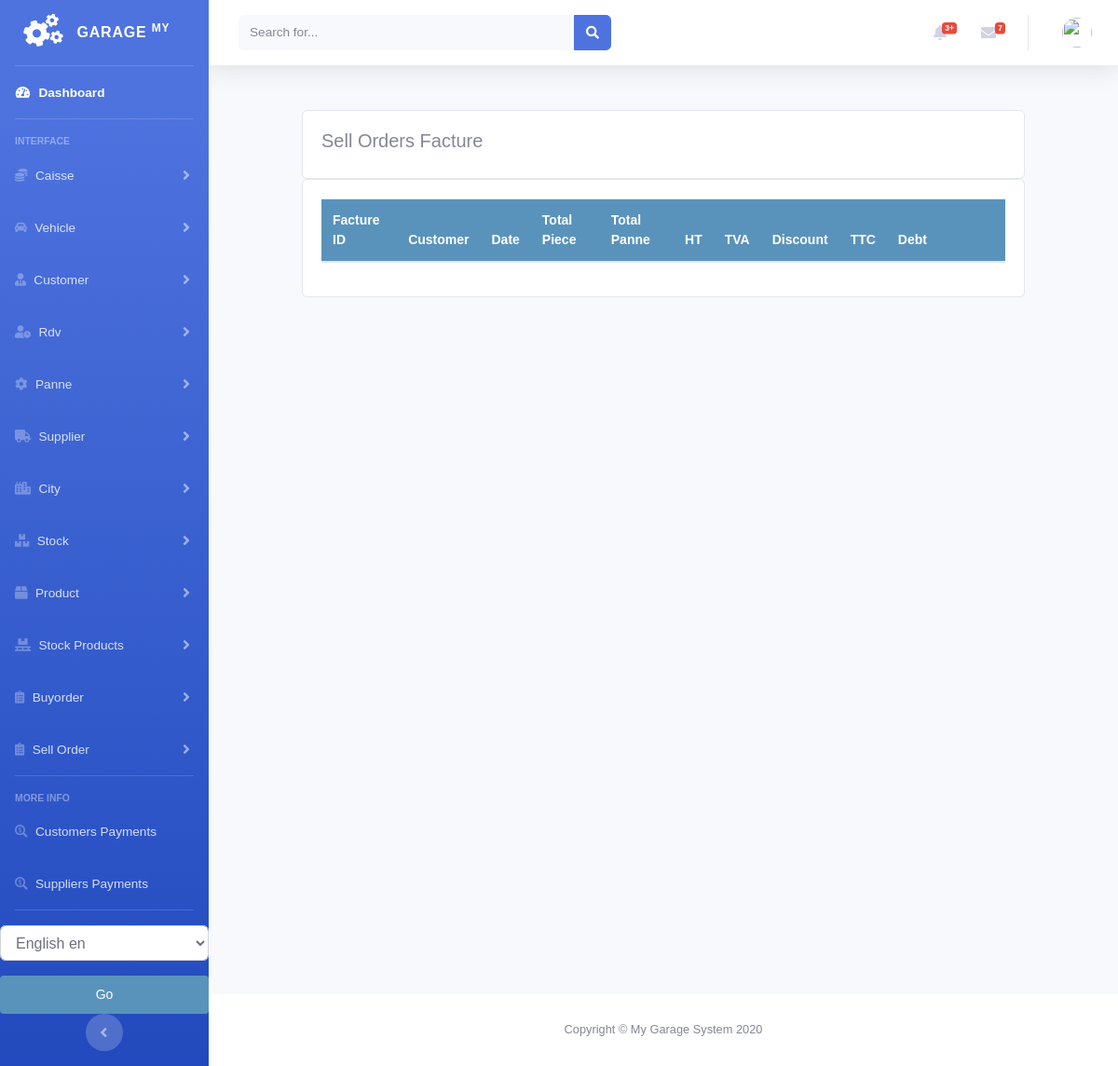
Before: /sellorder/factured_sellorder_list with the older database file.
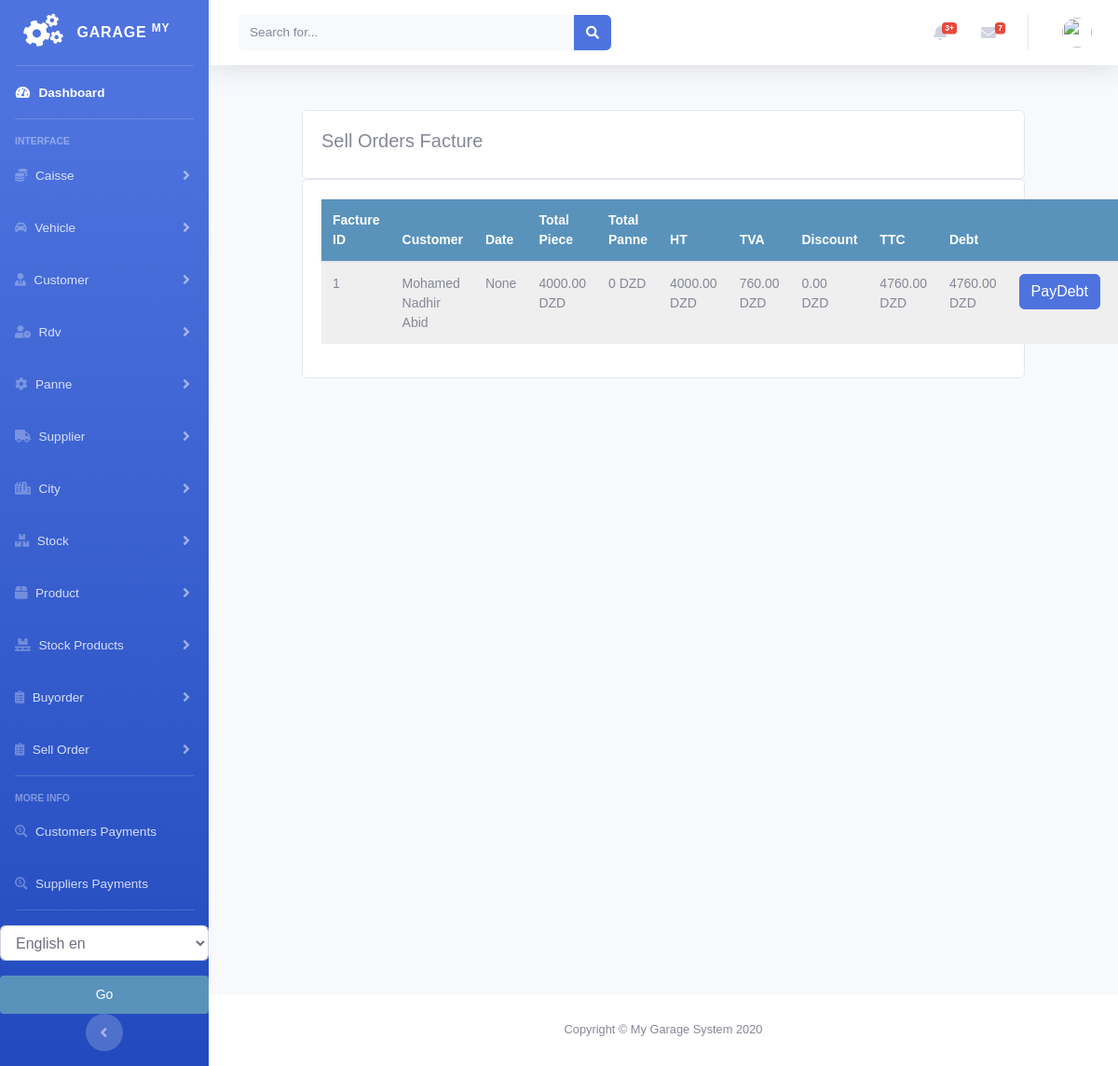
After: the same page with the newer database file.
### sellorder/models.py (models this page shows, shortened)
class SellOrderFacture(models.Model):
    order = models.ForeignKey(Order, on_delete=models.CASCADE)
    created = models.DateTimeField(auto_now_add=True)
    updated = models.DateTimeField(auto_now=True)

class Order(models.Model):
    customer = models.ForeignKey(Customer, on_delete=models.DO_NOTHING)
    vehicle = models.ForeignKey(Vehicle, on_delete=models.DO_NOTHING, null=True, blank=True)
    created = models.DateTimeField(auto_now_add=True)
    updated = models.DateTimeField(auto_now=True)
    debt = models.DecimalField(max_digits=10, decimal_places=2, null=True, blank=True, default=0)
    total_price = models.DecimalField(max_digits=10, decimal_places=2, null=True, blank=True, default=0)
    discount_amount = models.DecimalField(max_digits=10, decimal_places=2, null=True, blank=True, default=0)
    paid = models.BooleanField(default=False)
    order_tva = models.PositiveIntegerField(default=0)
    confirmed = models.BooleanField(default=False)
    factured = models.BooleanField(default=False)
    order_date = models.DateField(null=True, blank=True)
    class Meta:
        ordering = ('-created',)
    def get_total_cost(self):
        return sum(item.get_cost() for item in self.items.all())
    def get_total_panne(self):
        return sum(item.get_cost() for item in self.pannes.all())
    def get_total_item_panne(self):
        return sum(item.get_cost() for item in self.pannes.all()) + sum(item.get_cost() for item in self.items.all())
    def get_tva(self):
        return round(self.get_total_item_panne() * Decimal(self.order_tva / 100), 2)
    def get_ttc(self):
        return round(self.get_total_item_panne() + self.get_tva() - self.discount_amount, 2)

class OrderItem(models.Model):
    order = models.ForeignKey(Order,
                              related_name='items',
                              on_delete=models.CASCADE)
    stockproduct = models.ForeignKey(StockProduct,
                                     related_name='order_item',
                                     on_delete=models.DO_NOTHING, null=True, blank=True)
    price = models.DecimalField(max_digits=10, decimal_places=2)
    quantity = models.PositiveIntegerField(default=1)
    def get_cost(self):
        return self.price * self.quantity

### customer/models.py (models this page shows, shortened)
class Customer(models.Model):
    firstname = models.CharField(max_length=250, null=True)
    lastname = models.CharField(max_length=250, null=True)
    address = models.CharField(max_length=200, null=True)
    phone = models.CharField(max_length=200, null=True)
    national_number = models.CharField(max_length=200, null=True)
    email = models.EmailField(null=True)
    date_created = models.DateTimeField(auto_now_add=True, null=True)
    date_joined = models.DateField(null=True)
    debt = models.DecimalField(max_digits=10, decimal_places=2, null=True, default=0)
    def __str__(self):
        return self.firstname + " " + self.lastname

### sellorder/views.py (the view)
# urls.py: path('factured_sellorder_list', views.factured_sellorder_list, name='factured_sellorder_list'),
def factured_sellorder_list(request):
    sellorders = SellOrderFacture.objects.all()
    context = {
        'sellorders': sellorders
    }
    return render(request, 'sellorder/list_sellorder_facture.html', context)

### sellorder/templates/sellorder/list_sellorder_facture.html (shortened to what this page needs)
{% extends 'home.html' %}
{% load static %}
{% block content %}
<br>
<div class="row">
    <div class="col-md">
        <div class="card card-body">
            <h5>Sell Orders Facture</h5>
        </div>
        <div class="card card-body">
            <table id="table_id" class="table display text-center">
                <thead>
                <tr>
                    <th>Facture ID</th>
                    <th>Customer</th>
                    <th>Date</th>
                    <th>Total Piece</th>
                    <th>Total Panne</th>
                    <th>HT</th>
                    <th>TVA</th>
                    <th>Discount</th>
                    <th>TTC</th>
                    <th>Debt</th>
                    <th></th>
                    <th></th>
                    <th></th>
                </tr>
                </thead>
                <tbody>
                {% for order in sellorders %}
                <tr>
                    <td>{{order.id}}</td>
                    <td>{{order.order.customer}}</td>
                    <td>{{order.order.order_date}}</td>
                    <td>{{order.order.get_total_cost}} DZD</td>
                    <td>{{order.order.get_total_panne}} DZD</td>
                    <td>{{order.order.get_total_item_panne}} DZD</td>
                    <td>{{order.order.get_tva}} DZD</td>
                    <td>{{order.order.discount_amount}} DZD</td>
                    <td>{{order.order.get_ttc}} DZD</td>
                    <td>{{order.order.debt}} DZD</td>
                    <td>
                        {% if order.order.debt > 0 %}
                            <a class="btn btn-primary " href="{% url 'payments:create_customer_payment' order.order.id %}">PayDebt</a>
                        {% endif %}
                    </td>
                    <td>
                    </td>
                </tr>
                {% endfor %}
                </tbody>
            </table>
        </div>
    </div>
</div>
{% endblock %}
{% block jsscript %}
<link rel="stylesheet" href="https://ajax.googleapis.com/ajax/libs/jqueryui/1.12.1/themes/smoothness/jquery-ui.css">
<link rel="stylesheet" href="https://cdnjs.cloudflare.com/ajax/libs/chosen/1.8.7/chosen.min.css"/>
<link rel="stylesheet" type="text/css" href="https://cdn.datatables.net/1.10.22/css/jquery.dataTables.css">
{% endblock %}

### accounts/templates/home.html (shortened to what this page needs)
<!DOCTYPE html>
<html lang="en">
<head>
    {% load static %}
    <link rel="stylesheet" href="//code.jquery.com/ui/1.12.1/themes/base/jquery-ui.css">
    <link href="https://cdnjs.cloudflare.com/ajax/libs/font-awesome/5.13.0/css/all.min.css" rel="stylesheet">
    <link rel="stylesheet" href="https://stackpath.bootstrapcdn.com/bootstrap/4.3.1/css/bootstrap.min.css"
>
    <link rel="stylesheet" type="text/css" href="{% static 'vendor/fontawesome-free/css/all.min.css' %}">
    <link rel="stylesheet" type="text/css" href="{% static 'css/sb-admin-2.min.css' %}">
    <link rel="stylesheet" type="text/css" href="{% static 'css/main.css' %}">
</head>
<body id="page-top">
<div id="wrapper">
    {% include 'sidenavbar.html' %}
    <div id="content-wrapper" class="d-flex flex-column">
        {% include 'navbar.html' %}
        <div id="content">
            {% block content %}
            {% endblock %}
        </div>
      <footer class="sticky-footer bg-white">
        <div class="container my-auto">
          <div class="copyright text-center my-auto">
            <span>Copyright &copy; My Garage System 2020</span>
          </div>
        </div>
      </footer>
    </div>
</div>
{% block jsscript %}{% endblock %}
</body>
</html>

### accounts/templates/sidenavbar.html (shortened to what this page needs)
{% load  static %}
{% load i18n %}
<ul class="navbar-nav bg-gradient-primary sidebar sidebar-dark accordion" id="accordionSidebar">
    <a class="sidebar-brand d-flex align-items-center justify-content-center" href="/">
        <div class="sidebar-brand-icon rotate-n-15">
            <i class="fas fa-cogs"></i>
        </div>
        <div class="sidebar-brand-text mx-3">Garage <sup>My</sup></div>
    </a>
    <hr class="sidebar-divider my-0">
    <li class="nav-item active">
        <a class="nav-link" href="/">
            <i class="fas fa-fw fa-tachometer-alt"></i>
            <span>{% trans "Dashboard" %}</span></a>
    </li>
    <hr class="sidebar-divider">
    <div class="sidebar-heading">
        Interface
    </div>
    <li class="nav-item">
        <a class="nav-link collapsed" href="#" data-toggle="collapse" data-target="#collapseCaisse"
           aria-expanded="true" aria-controls="collapseCaisse">
            <i class="fas fa-coins"></i>
            <span>Caisse</span>
        </a>
    </li>
    <li class="nav-item">
        <a class="nav-link collapsed" href="#" data-toggle="collapse" data-target="#collapseType"
           aria-expanded="true" aria-controls="collapseType">
    <i class="fas fa-car-alt"></i>
            <span>Vehicle</span>
        </a>
    </li>
    <li class="nav-item">
        <a class="nav-link collapsed" href="#" data-toggle="collapse" data-target="#collapseCustomer"
           aria-expanded="true" aria-controls="collapseCustomer">
            <i class="fas fa-user-tie"></i>
            <span>Customer</span>
        </a>
    </li>
    <li class="nav-item">
        <a class="nav-link collapsed" href="#" data-toggle="collapse" data-target="#collapseRdv"
           aria-expanded="true" aria-controls="collapseRdv">
            <i class="fas fa-user-clock"></i>
            <span>Rdv</span>
        </a>
    </li>
    <li class="nav-item">
        <a class="nav-link collapsed" href="#" data-toggle="collapse" data-target="#collapsePanne"
           aria-expanded="true" aria-controls="collapsePanne">
            <i class="fas fa-cog"></i>
            <span>Panne</span>
        </a>
    </li>
    <li class="nav-item">
        <a class="nav-link collapsed" href="#" data-toggle="collapse" data-target="#collapsesupplier"
           aria-expanded="true" aria-controls="collapsesupplier">
            <i class="fas fa-truck"></i>
            <span>Supplier</span>
        </a>
    </li>
    <li class="nav-item">
        <a class="nav-link collapsed" href="#" data-toggle="collapse" data-target="#collapseCity"
           aria-expanded="true" aria-controls="collapseCity">
            <i class="fas fa-city"></i>
            <span>City</span>
        </a>
    </li>
    <li class="nav-item">
        <a class="nav-link collapsed" href="#" data-toggle="collapse" data-target="#collapsestock"
           aria-expanded="true" aria-controls="collapsestock">
            <i class="fas fa-boxes"></i>
            <span>Stock</span>
        </a>
    </li>
    <li class="nav-item">
        <a class="nav-link collapsed" href="#" data-toggle="collapse" data-target="#collapseproduct"
           aria-expanded="true" aria-controls="collapseproduct">
            <i class="fas fa-box"></i>
            <span>Product</span>
        </a>
    </li>
    <li class="nav-item">
        <a class="nav-link collapsed" href="#" data-toggle="collapse" data-target="#collapsestockproduct"
           aria-expanded="true" aria-controls="collapsestockproduct">
            <i class="fas fa-pallet"></i>
            <span>Stock Products</span>
        </a>
    </li>
    <li class="nav-item">
        <a class="nav-link collapsed" href="#" data-toggle="collapse" data-target="#collapsebuyorder"
           aria-expanded="true" aria-controls="collapsebuyorder">
            <i class="fas fa-clipboard-list"></i>
            <span>Buyorder</span>
        </a>
    </li>
    <li class="nav-item">
        <a class="nav-link collapsed" href="#" data-toggle="collapse" data-target="#collapsesellorder"
           aria-expanded="true" aria-controls="collapsesellorder">
            <i class="fas fa-clipboard-list"></i>
            <span>Sell Order</span>
        </a>
    </li>
    <hr class="sidebar-divider">
    <div class="sidebar-heading">
        More Info
    </div>
    <li class="nav-item">
        <a class="nav-link" href="{% url 'payments:customer_payment_list' %}">
            <i class="fas fa-search-dollar"></i>
            <span>Customers Payments</span></a>
    </li>
    <li class="nav-item">
        <a class="nav-link" href="{% url 'payments:supplier_payment_list' %}">
            <i class="fas fa-search-dollar"></i>
            <span>Suppliers Payments</span></a>
    </li>
    <hr class="sidebar-divider d-none d-md-block">
    {% get_current_language as LANGUAGE_CODE %}
          <form action="{% url 'set_language'%}" method="post">
              <select class="form-control" name="language" id="">
                  {% get_available_languages as LANGUAGES %}
                  {% get_language_info_list for LANGUAGES as languages %}
                  {% for language in languages %}
                    <option value="{{ language.code }}" {% if language.code == LANGUAGE_CODE %} selected {% endif %}>
                       <i class="fas fa-clipboard-list"></i>  {{ language.name_local}} {{ language.code }}
                    </option>
                  {% endfor %}
              </select>
              <input class="btn btn-warning btn-block mt-3" type="submit" value="Go">
          </form>
    <div class="text-center d-none d-md-inline">
        <button class="rounded-circle border-0" id="sidebarToggle"></button>
    </div>
</ul>

### accounts/templates/navbar.html (shortened to what this page needs)
{% load  static %}
        <nav class="navbar navbar-expand navbar-light bg-white topbar mb-4 static-top shadow">
          <form class="d-none d-sm-inline-block form-inline mr-auto ml-md-3 my-2 my-md-0 mw-100 navbar-search">
            <div class="input-group">
              <input type="text" class="form-control bg-light border-0 small" placeholder="Search for..." aria-label="Search" aria-describedby="basic-addon2">
              <div class="input-group-append">
                <button class="btn btn-primary" type="button">
                  <i class="fas fa-search fa-sm"></i>
                </button>
              </div>
            </div>
          </form>
          <ul class="navbar-nav ml-auto">
            <li class="nav-item dropdown no-arrow mx-1">
              <a class="nav-link dropdown-toggle" href="#" id="alertsDropdown" role="button" data-toggle="dropdown" aria-haspopup="true" aria-expanded="false">
                <i class="fas fa-bell fa-fw"></i>
                <span class="badge badge-danger badge-counter">3+</span>
              </a>
            </li>
            <li class="nav-item dropdown no-arrow mx-1">
              <a class="nav-link dropdown-toggle" href="#" id="messagesDropdown" role="button" data-toggle="dropdown" aria-haspopup="true" aria-expanded="false">
                <i class="fas fa-envelope fa-fw"></i>
                <span class="badge badge-danger badge-counter">7</span>
              </a>
            </li>
            <li class="nav-item dropdown no-arrow">
              <a class="nav-link dropdown-toggle" href="#" id="userDropdown" role="button" data-toggle="dropdown" aria-haspopup="true" aria-expanded="false">
                <img class="img-profile rounded-circle" src="https://source.unsplash.com/QAB-WJcbgJk/60x60">
              </a>
            </li>
          </ul>
        </nav>

### static/css/main.css (style rules this page uses)
body { margin:0; padding:0; font-family:helvetica, sans-serif; }
h1, h2, h3, h4, h5 , h6 { font-family: 'Ubuntu', sans-serif; font-weight:normal; }
a { text-decoration:none; color:#5993bb; }
a.button, input[type="submit"] { color:#fff; background:#5993bb; border-radius:4px; padding:10px 20px; font-size:14px; border:0; }
table { width:100%; border-spacing:0; border-collapse: collapse; }
table th, table td { text-align:left; font-size:14px; padding:10px; margin:0; }
tbody tr:nth-child(odd) { background:#efefef; }
thead th, tbody tr.total { background:#5993bb; color:#fff; font-weight:bold; }
#content { padding:0 100px; overflow:hidden; }

Changed rows visible on the page:
added SellOrderFacture: id "1", order.customer "Mohamed Nadhir Abid", order.order_date "None", order.get_total_cost "4000.00", order.get_total_panne "0", order.get_total_item_panne "4000.00", order.get_tva "760.00", order.discount_amount "0.00", order.get_ttc "4760.00", order.debt "4760.00", shows "PayDebt"
